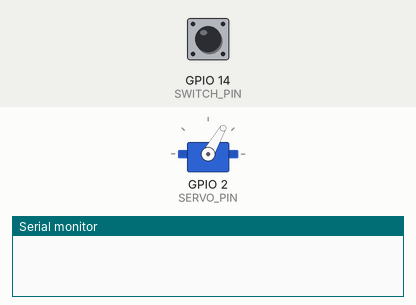
This sketch was run on a simulated ESP8266 (NodeMCU). Shown: servo, the last lines printed to the serial monitor. Inputs (shaded band) come from the test bench; at power-on: GPIO 14 (SWITCH_PIN) HIGH.

Above: at 2.2 s.
2.3 s: GPIO 14 (SWITCH_PIN) pulled LOW for 1 s
At 4.26 s:
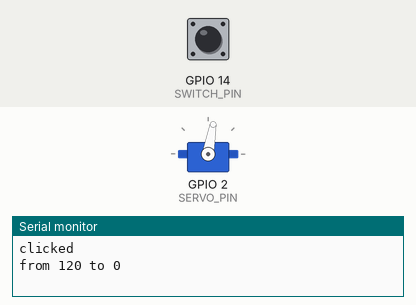
At 4.9 s:
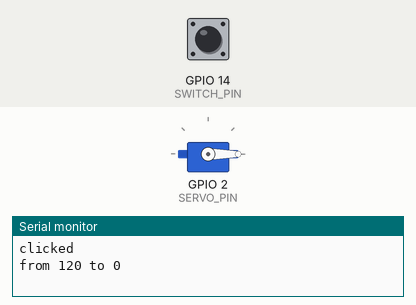
Timing chart, 0 to 6.6 s (numbered marks = the images above; inputs shaded):
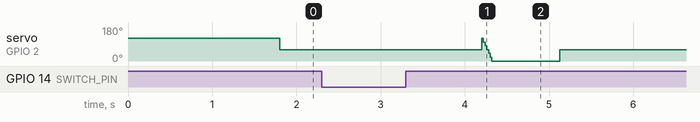

Measured:
- after the input at 2.3 s, servo on GPIO 2 (SERVO_PIN): 60° → 0° after 1.9 s, → 60° 0.93 s later

The sketch:

DuojiSwitch.ino
```cpp
#include <Servo.h>
#include <OneButton.h>

#define SERVO_PIN 2
#define SWITCH_PIN 14
Servo servo1;
OneButton button(SWITCH_PIN, true);
bool isOn = false;
int switchNum = 120;
int toNum = 120;
ICACHE_RAM_ATTR void checkTicks() {
  // include all buttons here to be checked
  button.tick(); // just call tick() to check the state.
}
void singleClick() {
  Serial.println("clicked");
  if (isOn) {
    Serial.println("from 0 to 120");
    switchNum = 0;
    toNum = 120;
  } else {
    Serial.println("from 120 to 0");
    switchNum = 120;
    toNum = 0;
  }
  isOn = !isOn;
} // singleClick
void setup() {
  Serial.begin(9600);
  // put your setup code here, to run once:
  servo1.attach(SERVO_PIN);

  attachInterrupt(digitalPinToInterrupt(SWITCH_PIN), checkTicks, CHANGE);
  button.attachClick(singleClick);

  servo1.write(switchNum);
  delay(1000);
}

void loop() {
  if (switchNum != toNum) {
    if (switchNum > toNum) {
      for (int i = switchNum; i >= toNum; i = i - 5) {
        servo1.write(i);
        delay(5);
      }
    } else {
      for (int i = switchNum; i <= toNum; i = i + 5) {
        servo1.write(i);
        delay(5);
      }
    }
  }
  delay(800);
  servo1.write(60);
  switchNum = toNum;
  button.tick();
}
```
